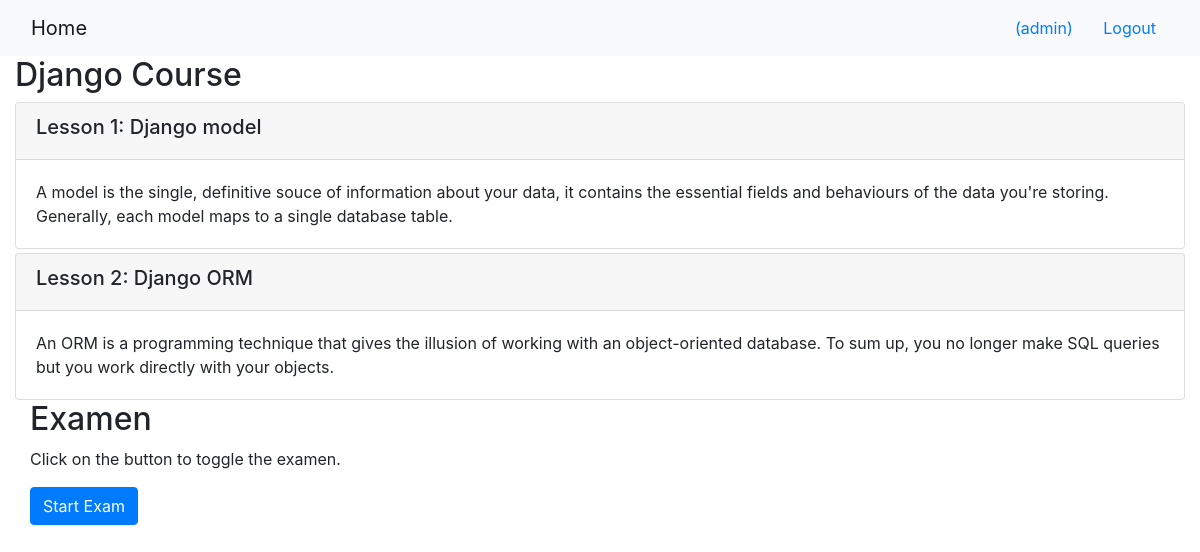
The app's page /onlinecourse/2/ (signed in) with its own data.
### onlinecourse/models.py (models this page shows, shortened)
class Course(models.Model):
    name = models.CharField(null=False, max_length=30, default='online course')
    image = models.ImageField(upload_to='course_images/')
    description = models.CharField(max_length=1000)
    pub_date = models.DateField(null=True)
    instructors = models.ManyToManyField(Instructor)
    users = models.ManyToManyField(settings.AUTH_USER_MODEL, through='Enrollment')
    total_enrollment = models.IntegerField(default=0)
    is_enrolled = False

class Lesson(models.Model):
    title = models.CharField(max_length=200, default="title")
    order = models.IntegerField(default=0)
    course = models.ForeignKey(Course, on_delete=models.CASCADE)
    content = models.TextField()

### onlinecourse/views.py (the view)
# urls.py: path('<int:pk>/', views.CourseDetailView.as_view(), name='course_details'),
class CourseDetailView(generic.DetailView):
    model = Course
    template_name = 'onlinecourse/course_detail_bootstrap.html'

### onlinecourse/templates/onlinecourse/course_detail_bootstrap.html (shortened to what this page needs)
<!DOCTYPE html>
<html lang="en">
<head>
     {% load static %}
    <link rel="stylesheet" href="https://maxcdn.bootstrapcdn.com/bootstrap/4.5.2/css/bootstrap.min.css">
</head>
<body>
    <nav class="navbar navbar-light bg-light">
        <div class="container-fluid">
            <div class="navbar-header">
                  <a class="navbar-brand" href="{% url 'onlinecourse:index' %}">Home</a>
            </div>
            <ul class="nav navbar-nav navbar-right">
                {% if user.is_authenticated %}
                <li>
                    <a class="btn btn-link" href="#">{{ user.first_name }}({{ user.username }})</a>
                    <a class="btn btn-link" href="{% url 'onlinecourse:logout' %}">Logout</a>
                </li>
                {% endif %}
            </ul>
        </div>
    </nav>
    <div class="container-fluid">
            <h2>{{ course.name }}</h2>
            <div class="card-columns-vertical">
                {% for lesson in course.lesson_set.all %}
                    <div class="card mt-1">
                        <div class="card-header"><h5>Lesson {{lesson.order|add:1}}: {{lesson.title}}</h5></div>
                        <div class="card-body">{{lesson.content}}</div>
                    </div>
                {% endfor %}
            </div>
            {% if user.is_authenticated %}
            <div class="container-fluid">
                <h2>Examen</h2>
                <p>Click on the button to toggle the examen.</p>
                <a href="#exam" class="btn btn-primary" data-toggle="collapse">Start Exam</a>
            </div>
            {% endif %}
    </div>
</body>
</html>

### records on screen
Course: name "Django Course"
Lesson: order|add "1", title "Django model", content "A model is the single, definitive souce of information about your data, it contains the essential fields and behaviours of the data you're storing. Generally, each model maps to a single database table."
Lesson: order|add "2", title "Django ORM", content "An ORM is a programming technique that gives the illusion of working with an object-oriented database. To sum up, you no longer make SQL queries but you work directly with your objects."

### other values on screen
{{ user.username }} "admin"
